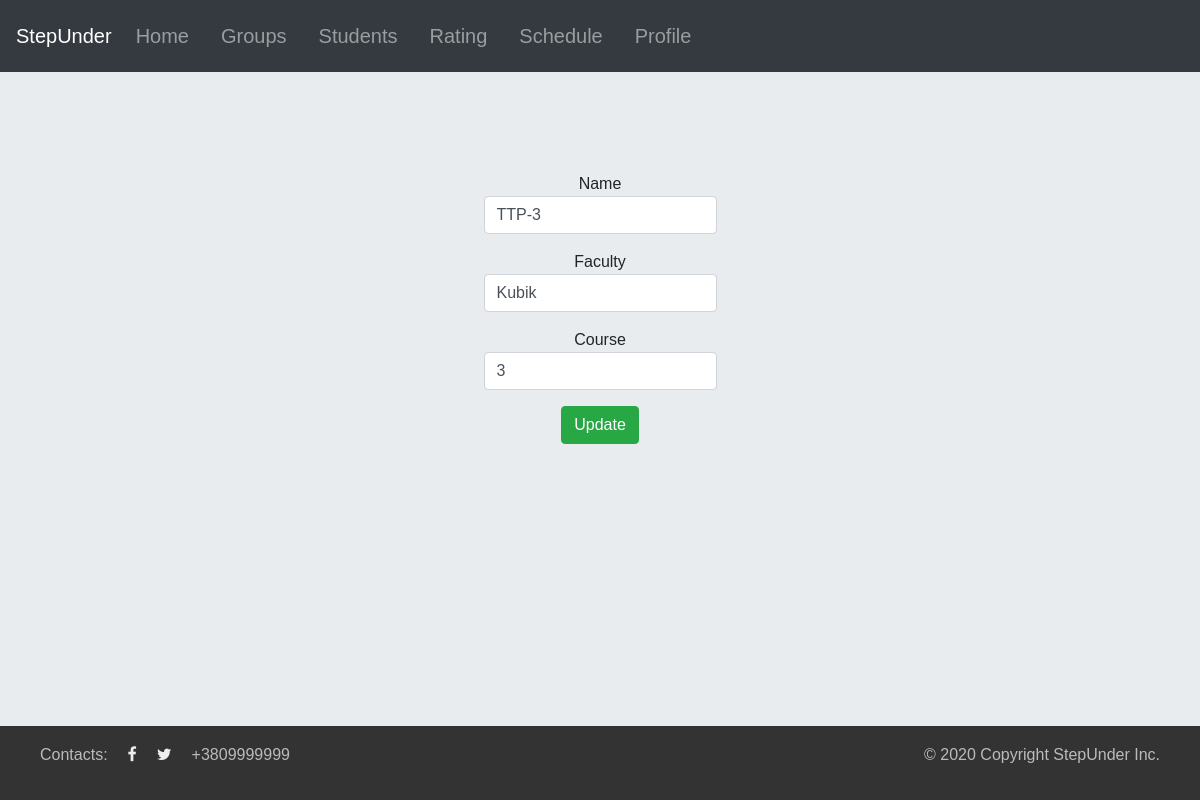
The page /group/ttp-3-1601845572/update/ (signed in) on the database its author committed.
### Groups/models.py (models this page shows, shortened)
class Group(models.Model):
    name = models.CharField(max_length=40, unique=True)
    faculty = models.CharField(max_length=25)
    slug = models.SlugField(max_length=150, unique=True)
    course = models.IntegerField()
    count = models.IntegerField(default=0)

### Groups/views.py (the view, shortened to what this page needs)
# urls.py: path('group/<str:slug>/update/', login_required(GroupUpdate.as_view()), name='group_update'),
class GroupUpdate(View):
    def get(self, request, slug):
        if request.user.is_superuser:
            group = Group.objects.get(slug__iexact=slug)
            bound_form = GroupForm(instance=group)
            return render(request, 'Groups/group_update.html', context={'form': bound_form, 'group': group})
        else:
            return render(request, 'Groups/permission_page.html')

### Groups/forms.py (shortened to what this page needs)
class GroupForm(forms.ModelForm):
    class Meta:
        model = Group
        fields = ['name', 'faculty', 'course']
        widgets = {
            'name': forms.TextInput(attrs={'class': 'form-control'}),
            'faculty': forms.TextInput(attrs={'class': 'form-control'}),
            'course': forms.TextInput(attrs={'class': 'form-control'})
        }

### Groups/templates/Groups/group_update.html (shortened to what this page needs)
{% extends 'Groups/base.html' %}
{% block add_src %}
{% load static %}
<link type="text/css" rel="stylesheet" href="{% static 'css/forms.css'%}">
{% endblock %}
{% block content %}
<div id="main-div">
<form id="main-form" action = "{% url 'group_update' slug=group.slug %}" method = "post">
    {% for field in form %}
    <div class="form-group">
        {{field.label}}
        {{field}}
    </div>
    {% endfor %}
    <button type="submit" class="btn btn-success">Update</button>
</form>
</div>
{% endblock %}

### static/css/base.css (style rules this page uses)
* { box-sizing: border-box; font-family: ’Lato’, sans-serif; margin: 0; padding: 0; }
body { height:100%; display: flex; min-height: 100vh; flex-direction: column; background-color:#e8ecef; }

### static/css/forms.css (style rules this page uses)
#main-div { text-align:center; margin-top:100px; }
#main-form { display: inline-block; }

### rows shown on the page
Group: form "TTP-3" "Kubik" "3"

### other values the page prints
{{ field.label }} "Name" "Faculty" "Course"
